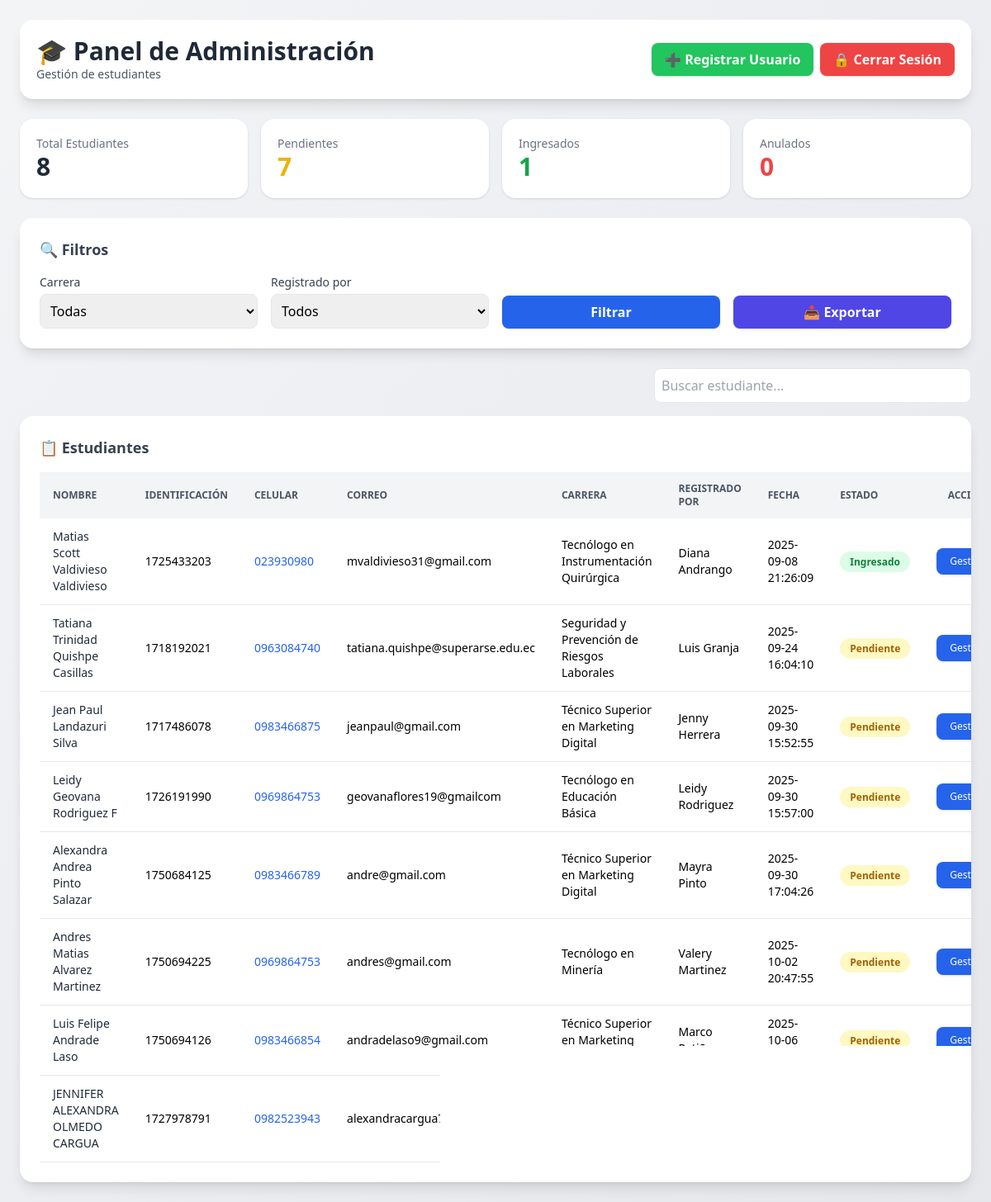
The page /public/dashboard-admin (signed in) on the database its author committed.
### tables this page shows
CREATE TABLE `students` (
  `id` int NOT NULL,
  `first_name` varchar(50) NOT NULL,
  `second_name` varchar(50) DEFAULT NULL,
  `first_last_name` varchar(50) NOT NULL,
  `second_last_name` varchar(50) DEFAULT NULL,
  `id_type` varchar(20) NOT NULL,
  `id_number` varchar(20) NOT NULL,
  `gender` varchar(20) NOT NULL,
  `email` varchar(100) NOT NULL,
  `phone` varchar(20) DEFAULT NULL,
  `cellphone` varchar(20) NOT NULL,
  `birth_date` date NOT NULL,
  `program` varchar(100) NOT NULL,
  `birth_place` varchar(100) NOT NULL,
  `address` varchar(255) NOT NULL,
  `residence_place` varchar(100) NOT NULL,
  `neighborhood` varchar(100) NOT NULL,
  `registered_by_user_id` int DEFAULT NULL,
  `scholarship` varchar(50) DEFAULT NULL,
  `academic_period` varchar(75) DEFAULT NULL,
  `registration_date` datetime DEFAULT NULL,
  `status` varchar(20) DEFAULT 'pendiente'
);

CREATE TABLE `users` (
  `id` int NOT NULL,
  `first_name` varchar(50) NOT NULL,
  `second_name` varchar(50) DEFAULT NULL,
  `first_last_name` varchar(50) NOT NULL,
  `second_last_name` varchar(50) DEFAULT NULL,
  `email` varchar(100) NOT NULL,
  `phone` varchar(20) DEFAULT NULL,
  `canton_id` int DEFAULT NULL,
  `parish_id` int DEFAULT NULL,
  `role` int NOT NULL DEFAULT '0',
  `password` varchar(255) NOT NULL
);

### app/controllers/StudentController.php (called while the page is built, shortened)
<?php
require_once __DIR__ . '/../models/StudentModel.php';
class StudentController
{
    private $studentModel;
    public function __construct()
    {
        $this->studentModel = new StudentModel();
    }
    public function adminDashboard()
    {
        $totalStudents     = $this->studentModel->countAllStudents();
        $pendingStudents   = $this->studentModel->countStudentsByStatus('pendiente');
        $approvedStudents  = $this->studentModel->countStudentsByStatus('aprobado');
        $rejectedStudents  = $this->studentModel->countStudentsByStatus('anulado');
        $filters = [];
        $students_filtered = $this->studentModel->getStudentsWithFilters($filters);
        require_once __DIR__ . '/../views/dashboard-admin.php';
    }
}

### app/config/Database.php (called while the page is built)
<?php
class Database {
    private $host = 'localhost';
    private $user = 'superar1_Tics';
    private $password = '/Msvs5297*';
    private $dbname = 'superar1_becas_conagopare';
    private $conn;
    public function __construct() {
        try {
            $dsn = "mysql:host={$this->host};dbname={$this->dbname}";
            $this->conn = new PDO($dsn, $this->user, $this->password);
            $this->conn->setAttribute(PDO::ATTR_ERRMODE, PDO::ERRMODE_EXCEPTION);
            $this->conn->setAttribute(PDO::ATTR_DEFAULT_FETCH_MODE, PDO::FETCH_ASSOC);
        } catch (PDOException $e) {
            die("Error de conexión: " . $e->getMessage());
        }
    }
    public function getConnection() {
        return $this->conn;
    }
}

### app/models/BaseModel.php (called while the page is built, shortened)
<?php
require_once __DIR__ . '/../config/Database.php';
class BaseModel {
    public function __construct() {
        $database = new Database();
        $this->db = $database->getConnection();
    }
}

### app/models/StudentModel.php (called while the page is built, shortened)
<?php
require_once 'BaseModel.php';
class StudentModel extends BaseModel
{
    public function getStudentsWithFilters($filters)
    {
        $sql = "SELECT
                s.*,
                u.first_name AS user_first_name,
                u.first_last_name AS user_first_last_name
            FROM
                students s
            JOIN
                users u ON s.registered_by_user_id = u.id
            WHERE 1=1";
        $params = [];
        $stmt = $this->db->prepare($sql);
        $stmt->execute($params);
        return $stmt->fetchAll(PDO::FETCH_ASSOC);
    }
    public function countAllStudents()
    {
        $stmt = $this->db->prepare("SELECT COUNT(*) FROM students");
        $stmt->execute();
        return $stmt->fetchColumn();
    }
    public function countStudentsByStatus($status)
    {
        $stmt = $this->db->prepare("SELECT COUNT(*) FROM students WHERE status = :status");
        $stmt->bindParam(':status', $status, PDO::PARAM_STR);
        $stmt->execute();
        return $stmt->fetchColumn();
    }
}

### app/views/dashboard-admin.php (the view, shortened to what this page needs)
<!DOCTYPE html>
<html lang="es">
<head>
    <script src="https://cdn.tailwindcss.com"></script>
</head>
<body class="bg-gradient-to-br from-gray-100 to-gray-200 min-h-screen p-6">
    <header class="bg-white p-5 rounded-2xl shadow-lg flex flex-col md:flex-row justify-between items-center mb-6">
        <div>
            <h1 class="text-3xl font-bold text-gray-800">🎓 Panel de Administración</h1>
            <p class="text-sm text-gray-600">Gestión de estudiantes</p>
        </div>
        <div class="flex space-x-2 mt-4 md:mt-0">
            <a href="/register"
                class="bg-green-500 hover:bg-green-600 text-white font-semibold py-2 px-4 rounded-lg shadow">
                ➕ Registrar Usuario
            </a>
            <a href="/logout"
                class="bg-red-500 hover:bg-red-600 text-white font-semibold py-2 px-4 rounded-lg shadow">
                🔒 Cerrar Sesión
            </a>
        </div>
    </header>
    <div class="grid grid-cols-1 sm:grid-cols-2 lg:grid-cols-4 gap-4 mb-6">
        <div class="bg-white p-5 rounded-2xl shadow hover:shadow-xl transition">
            <p class="text-gray-500 text-sm">Total Estudiantes</p>
            <p class="text-3xl font-bold text-gray-800"><?= $totalStudents ?? 0 ?></p>
        </div>
        <div class="bg-white p-5 rounded-2xl shadow hover:shadow-xl transition">
            <p class="text-gray-500 text-sm">Pendientes</p>
            <p class="text-3xl font-bold text-yellow-500"><?= $pendingStudents ?? 0 ?></p>
        </div>
        <div class="bg-white p-5 rounded-2xl shadow hover:shadow-xl transition">
            <p class="text-gray-500 text-sm">Ingresados</p>
            <p class="text-3xl font-bold text-green-600"><?= $approvedStudents ?? 0 ?></p>
        </div>
        <div class="bg-white p-5 rounded-2xl shadow hover:shadow-xl transition">
            <p class="text-gray-500 text-sm">Anulados</p>
            <p class="text-3xl font-bold text-red-500"><?= $rejectedStudents ?? 0 ?></p>
        </div>
    </div>
    <div class="bg-white p-6 rounded-2xl shadow-lg mb-6">
            <h3 class="text-lg font-bold mb-4 text-gray-700">🔍 Filtros</h3>
            <form action="/landing_becasconagopare/public/dashboard-admin" method="GET"
                class="grid grid-cols-1 md:grid-cols-4 gap-4">
                <div>
        <label class="block text-sm font-medium text-gray-700 mb-1">Carrera</label>
        <select id="program" name="program"
            class="w-full border rounded-lg p-2 focus:ring focus:ring-blue-200">
            <option value="">Todas</option>
        </select>
    </div>
            <div>
                <label class="block text-sm font-medium text-gray-700 mb-1">Registrado por</label>
                <select id="registered_by_user_id" name="registered_by_user_id"
                    class="w-full border rounded-lg p-2 focus:ring focus:ring-blue-200">
                    <option value="">Todos</option>
                </select>
            </div>
            <div class="flex items-end">
                <button type="submit"
                    class="w-full bg-blue-600 hover:bg-blue-700 text-white font-semibold py-2 rounded-lg shadow">
                    Filtrar
                </button>
            </div>
            <div class="flex items-end">
                <a href="/landing_becasconagopare/public/export-excel"
                    class="w-full text-center bg-indigo-600 hover:bg-indigo-700 text-white font-semibold py-2 rounded-lg shadow">
                    📥 Exportar
                </a>
            </div>
        </form>
    </div>
    <div class="mb-4 flex justify-end">
        <input type="text" id="tableSearch" placeholder="Buscar estudiante..."
            class="border rounded-lg p-2 w-full md:w-1/3 focus:ring focus:ring-blue-200">
    </div>
    <div class="bg-white p-6 rounded-2xl shadow-lg overflow-x-auto">
        <h3 class="text-lg font-bold mb-4 text-gray-700">📋 Estudiantes</h3>
        <table class="min-w-full text-sm" id="studentsTable">
            <thead class="bg-gray-100 text-gray-600 uppercase text-xs">
                <tr>
                    <th class="px-4 py-3 text-left">Nombre</th>
                    <th class="px-4 py-3 text-left">Identificación</th>
                    <th class="px-4 py-3 text-left">Celular</th>
                    <th class="px-4 py-3 text-left">Correo</th>
                    <th class="px-4 py-3 text-left">Carrera</th>
                    <th class="px-4 py-3 text-left">Registrado por</th>
                    <th class="px-4 py-3 text-left">Fecha</th>
                    <th class="px-4 py-3 text-left">Estado</th>
                    <th class="px-4 py-3 text-center">Acciones</th>
                </tr>
            </thead>
            <tbody>
                <?php if (!empty($students_filtered)) : foreach ($students_filtered as $student) : ?>
                        <tr class="border-b hover:bg-gray-50 transition">
                            <td class="px-4 py-3 font-medium text-gray-800">
                                <?= htmlspecialchars($student['first_name'] . ' ' . $student['second_name'] . ' ' . $student['first_last_name'] . ' ' . $student['second_last_name']) ?>
                            </td>
                            <td class="px-4 py-3"><?= htmlspecialchars($student['id_number']) ?></td>
                            <td class="px-4 py-3">
                                <a target="_blank" class="text-blue-600 hover:underline"
                                    href="https://wa.me/<?= $student['cellphone'] ?>">
                                    <?= $student['cellphone'] ?>
                                </a>
                            </td>
                            <td class="px-4 py-3"><?= htmlspecialchars($student['email']) ?></td>
                            <td class="px-4 py-3"><?= htmlspecialchars($student['program']) ?></td>
                            <td class="px-4 py-3"><?= htmlspecialchars($student['user_first_name'] . ' ' . $student['user_first_last_name']) ?></td>
                            <td class="px-4 py-3"><?= htmlspecialchars($student['registration_date']) ?></td>
                            <td class="px-4 py-3">
                                <?php if ($student['status'] === 'pendiente') : ?>
                                    <span class="bg-yellow-100 text-yellow-700 px-3 py-1 rounded-full text-xs font-semibold">
                                        Pendiente
                                    </span>
                                <?php elseif ($student['status'] === 'aprobado') : ?>
                                    <span class="bg-green-100 text-green-700 px-3 py-1 rounded-full text-xs font-semibold">
                                        Ingresado
                                    </span>
                                <?php else : ?>
                                    <span class="bg-red-100 text-red-700 px-3 py-1 rounded-full text-xs font-semibold">
                                        Anulado
                                    </span>
                                <?php endif; ?>
                            </td>
                            <td class="px-4 py-3 text-center">
                                <button onclick='openModal(<?= json_encode($student) ?>)'
                                    class="bg-blue-600 hover:bg-blue-700 text-white px-4 py-2 rounded-lg text-xs shadow">
                                    Gestionar
                                </button>
                            </td>
                        </tr>
                <?php endforeach;
                endif; ?>
            </tbody>
        </table>
    </div>
</body>
</html>

### public/index.php (shortened to what this page needs)
<?php
require_once __DIR__ . '/../../landing_becasConagopare/app/controllers/StudentController.php';
$uri = rtrim(parse_url($_SERVER['REQUEST_URI'], PHP_URL_PATH), '/');
$basePath = '/landing_becasconagopare/public';
if (strpos($uri, $basePath) === 0) {
    $uri = substr($uri, strlen($basePath));
}
$authController = new AuthController();
$studentController = new StudentController();
if ($uri === '/' || $uri === '/login') {
    $authController->login();
} elseif ($uri === '/register') {
    $authController->register();
} elseif ($uri === '/logout') {
    $authController->logout();
} elseif ($uri === '/student-list') {
    $studentController->listStudents();
} elseif ($uri === '/add-student') {
    $studentController->addStudent();
} elseif ($uri === '/dashboard-admin') {
    $studentController->adminDashboard();
} elseif ($uri === '/export-excel') {
    $studentController->exportToExcel();
} elseif (preg_match('/^\/student-invoice\/([0-9]+)$/', $uri, $matches)) {
    $studentId = $matches[1];
    $studentController->generateStudentInvoice($studentId);
} elseif ($uri === '/get-parishes') {
    $authController->getParishes();
} elseif ($uri === '/update-student') {
    $studentController->updateStudent();
} else {
    http_response_code(404);
    echo "404 - Página no encontrada";
}

### rows shown on the page
students: first_name+second_name+first_last_name "Matias Scott Valdivieso Valdivieso", id_number "1725433203", cellphone "023930980", email "mvaldivieso31@gmail.com", program "Tecnólogo en Instrumentación Quirúrgica", users.first_name+first_last_name "Diana Andrango", registration_date "2025-09-08 21:26:09", status "Ingresado"
students: first_name+second_name+first_last_name "Tatiana Trinidad Quishpe Casillas", id_number "1718192021", cellphone "0963084740", email "tatiana.quishpe@superarse.edu.ec", program "Seguridad y Prevención de Riesgos Laborales", users.first_name+first_last_name "Luis Granja", registration_date "2025-09-24 16:04:10", status "Pendiente"
students: first_name+second_name+first_last_name "Jean Paul Landazuri Silva", id_number "1717486078", cellphone "0983466875", email "jeanpaul@gmail.com", program "Técnico Superior en Marketing Digital", users.first_name+first_last_name "Jenny Herrera", registration_date "2025-09-30 15:52:55", status "Pendiente"
students: first_name+second_name+first_last_name "Leidy Geovana Rodriguez F", id_number "1726191990", cellphone "0969864753", email "geovanaflores19@gmailcom", program "Tecnólogo en Educación Básica", users.first_name+first_last_name "Leidy Rodriguez", registration_date "2025-09-30 15:57:00", status "Pendiente"
students: first_name+second_name+first_last_name "Alexandra Andrea Pinto Salazar", id_number "1750684125", cellphone "0983466789", email "andre@gmail.com", program "Técnico Superior en Marketing Digital", users.first_name+first_last_name "Mayra Pinto", registration_date "2025-09-30 17:04:26", status "Pendiente"
students: first_name+second_name+first_last_name "Andres Matias Alvarez Martinez", id_number "1750694225", cellphone "0969864753", email "andres@gmail.com", program "Tecnólogo en Minería", users.first_name+first_last_name "Valery Martinez", registration_date "2025-10-02 20:47:55", status "Pendiente"
students: first_name+second_name+first_last_name "Luis Felipe Andrade Laso", id_number "1750694126", cellphone "0983466854", email "andradelaso9@gmail.com", program "Técnico Superior en Marketing Digital", users.first_name+first_last_name "Marco Patiño", registration_date "2025-10-06 20:25:58", status "Pendiente"
students: first_name+second_name+first_last_name "JENNIFER ALEXANDRA OLMEDO CARGUA", id_number "1727978791", cellphone "0982523943", email "alexandracargua78@gmail.com"

### other values the page prints
$totalStudents "8"
$pendingStudents "7"
$approvedStudents "1"
$rejectedStudents "0"
